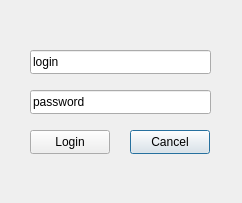
<?xml version="1.0" encoding="UTF-8"?>
<ui version="4.0">
 <class>LoginDialog</class>
 <widget class="QDialog" name="LoginDialog">
  <property name="geometry">
   <rect>
    <x>0</x>
    <y>0</y>
    <width>242</width>
    <height>203</height>
   </rect>
  </property>
  <property name="windowTitle">
   <string>Dialog</string>
  </property>
  <widget class="QPushButton" name="pushButton">
   <property name="geometry">
    <rect>
     <x>130</x>
     <y>130</y>
     <width>80</width>
     <height>24</height>
    </rect>
   </property>
   <property name="text">
    <string>Cancel</string>
   </property>
  </widget>
  <widget class="QPushButton" name="pushButton_2">
   <property name="geometry">
    <rect>
     <x>30</x>
     <y>130</y>
     <width>80</width>
     <height>24</height>
    </rect>
   </property>
   <property name="text">
    <string>Login</string>
   </property>
  </widget>
  <widget class="QLineEdit" name="lineEdit_Name">
   <property name="geometry">
    <rect>
     <x>30</x>
     <y>50</y>
     <width>181</width>
     <height>24</height>
    </rect>
   </property>
   <property name="text">
    <string>login</string>
   </property>
  </widget>
  <widget class="QLineEdit" name="lineEdit_Password">
   <property name="geometry">
    <rect>
     <x>30</x>
     <y>90</y>
     <width>181</width>
     <height>24</height>
    </rect>
   </property>
   <property name="text">
    <string>password</string>
   </property>
  </widget>
 </widget>
 <resources/>
 <connections/>
</ui>
